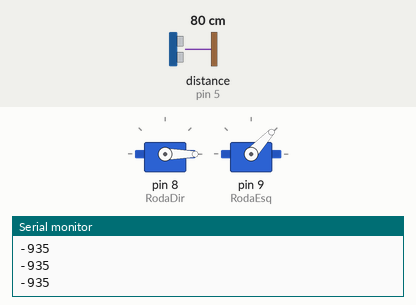
This sketch was run on a simulated Arduino Uno, built with avr-gcc and run on an emulated ATmega328P. On the bench: 2 × servo, the last lines printed to the serial monitor. Wiring (inferred from the names in the program): ultrasonic range finder: trigger pin 4; echo pin 5. The inputs (shaded band) are chosen by the test bench; at power-on: distance to the obstacle (sensor on pin 5) 80 cm. The echo pulse lasts 58.3 µs per cm.

Above: at 1.2 s.
1.3 s: distance to the obstacle (sensor on pin 5) set to 2 cm
At 1.9 s:
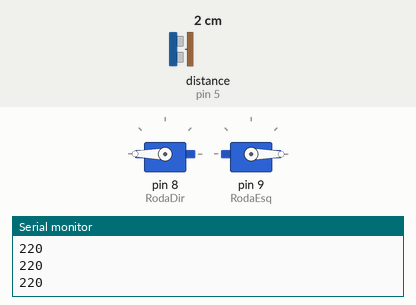
2.8 s: distance to the obstacle (sensor on pin 5) set to 18 cm
At 4.0 s:
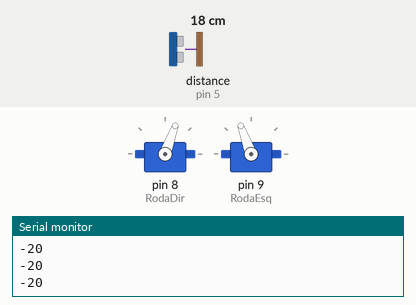
4.3 s: distance to the obstacle (sensor on pin 5) set to 35 cm
At 5.2 s:
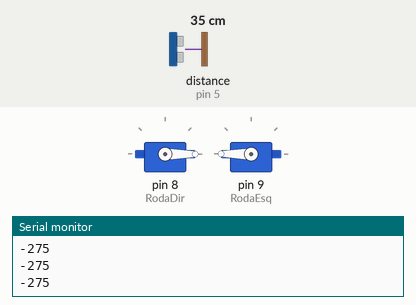
5.8 s: distance to the obstacle (sensor on pin 5) set to 60 cm
At 6.5 s:
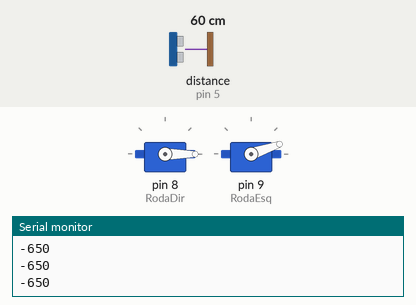
7.3 s: distance to the obstacle (sensor on pin 5) set to 120 cm
At 7.6 s:
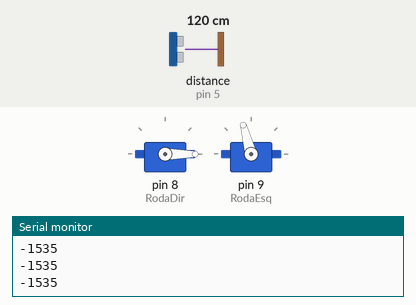
8.8 s: distance to the obstacle (sensor on pin 5) set to 4 cm
At 9.9 s:
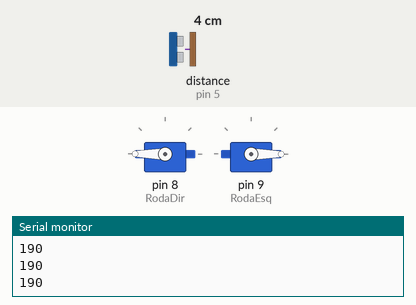
Timing chart, 0 to 11.3 s (numbered marks = the images above; inputs shaded):
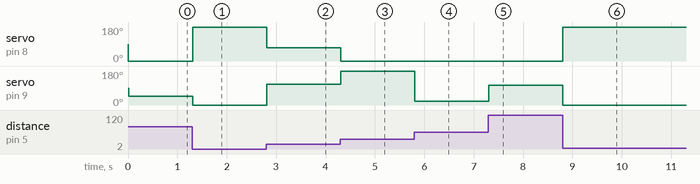

The sketch:

seguidor_de_paredeV3.ino
```cpp
#include <Servo.h>


//Inicializa as variaveis
int Vel;
float temp=0;
float tempA=0;
int Sp = 15;
int P = 0;
int I = 0;
int D = 0;
float erro = 0;
float Dt = 0;
float Derro = 0;
int kp = 15;
int ki = 0.002;
int kd = 10;
int distance;
long duration;
int trigPin=4;
int echoPin=5;

Servo RodaDir,RodaEsq;


 //Configura os pinos
void setup()
{
  Serial.begin(9600);
  pinMode(trigPin, OUTPUT); //salida del pulso generado por el sensor ultrasónico
  pinMode(echoPin, INPUT);//entrada del pulso generado por el sensor ultrasónico
  RodaDir.attach(8);
  RodaEsq.attach(9);
  temp = tempA;
  tempA = millis();
  Dt=tempA-temp;

}

void loop()
{
  //Le as informacoes dos sensores
  us();
  erro= Sp-distance;
  P=kp*erro;
  I=I+(ki*erro*Dt);
  D=kd*(Derro/Dt);
  Vel = 10 + (P + I + D);

  RodaDir.write(90+Vel);
  RodaEsq.write(90-Vel);
}
  void us() {
// Clears the trigPin
digitalWrite(trigPin, LOW);
delayMicroseconds(2);
// Sets the trigPin on HIGH state for 10 micro seconds
digitalWrite(trigPin, HIGH);
delayMicroseconds(10);
digitalWrite(trigPin, LOW);
// Reads the echoPin, returns the sound wave travel time in microseconds
duration = pulseIn(echoPin, HIGH);
// Calculating the distance
distance= duration*0.034/2;
// Prints the distance on the Serial Monitor
Serial.println(Vel);
}
```

Measured:
- after the input at 1.3 s, servo on pin 8 (RodaDir): 0° → 180° at once; servo on pin 9 (RodaEsq): 47° → 0° at once
- after the input at 2.8 s, servo on pin 8 (RodaDir): 180° → 70° at once; servo on pin 9 (RodaEsq): 0° → 110° at once
- after the input at 4.3 s, servo on pin 8 (RodaDir): 70° → 0° at once; servo on pin 9 (RodaEsq): 110° → 180° at once
- after the input at 5.8 s, servo on pin 9 (RodaEsq): 180° → 19° at once
- after the input at 7.3 s, servo on pin 9 (RodaEsq): 19° → 105° at once
- after the input at 8.8 s, servo on pin 8 (RodaDir): 0° → 180° at once; servo on pin 9 (RodaEsq): 105° → 0° at once
